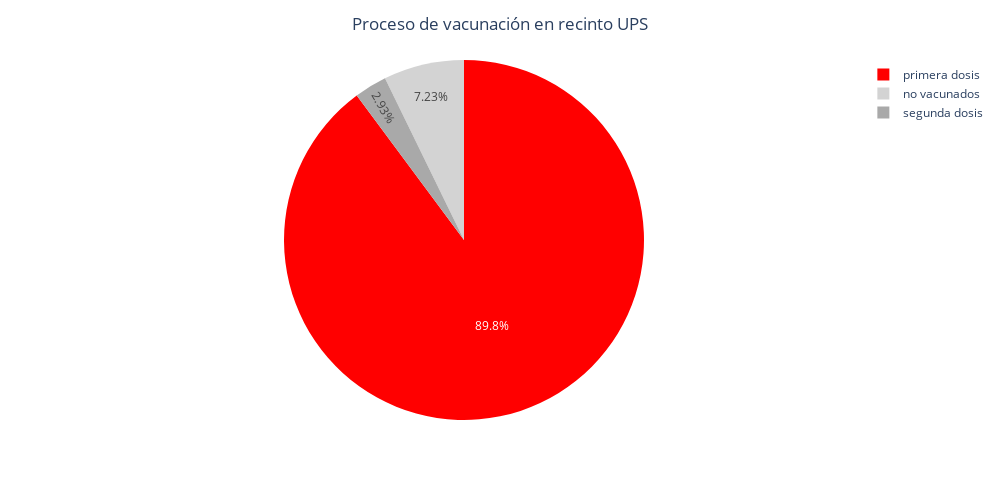

Notebook code cell kept with this figure:
### Code cell
fig = px.pie(df_percentage, values="percentage",
             names="name", 
             color_discrete_sequence=['red','lightgrey','darkgrey'],width=1000,height=500)
fig.update_layout(title_text='Proceso de vacunación en recinto UPS', title_x=0.5)

### Figure 1 — Plotly figure (JSON) as saved in the notebook; plotly's stock layout.template omitted (floating-point values rounded to 4 significant figures)
{"data": [{"domain": {"x": [0, 1], "y": [0, 1]}, "hovertemplate": "name=%{label}<br>percentage=%{value}<extra></extra>", "labels": ["primera dosis", "segunda dosis", "no vacunados"], "legendgroup": "", "name": "", "showlegend": true, "type": "pie", "values": [0.8984, 0.02927, 0.07234]}], "layout": {"height": 500, "legend": {"tracegroupgap": 0}, "margin": {"t": 60}, "piecolorway": ["red", "lightgrey", "darkgrey"], "title": {"text": "Proceso de vacunación en recinto UPS", "x": 0.5}, "width": 1000}}
